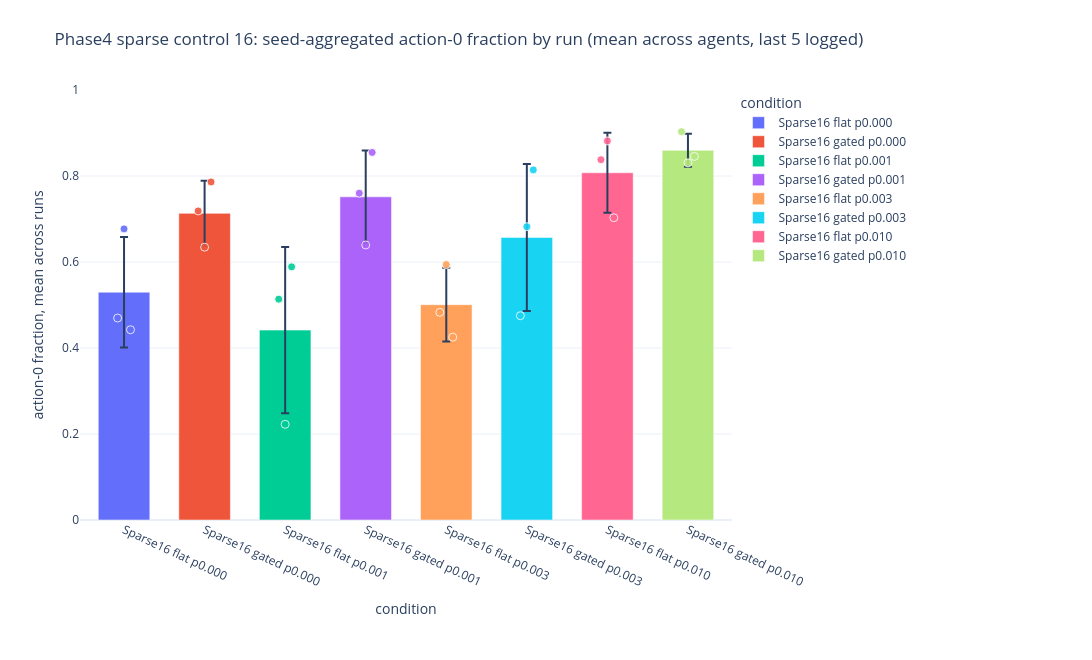
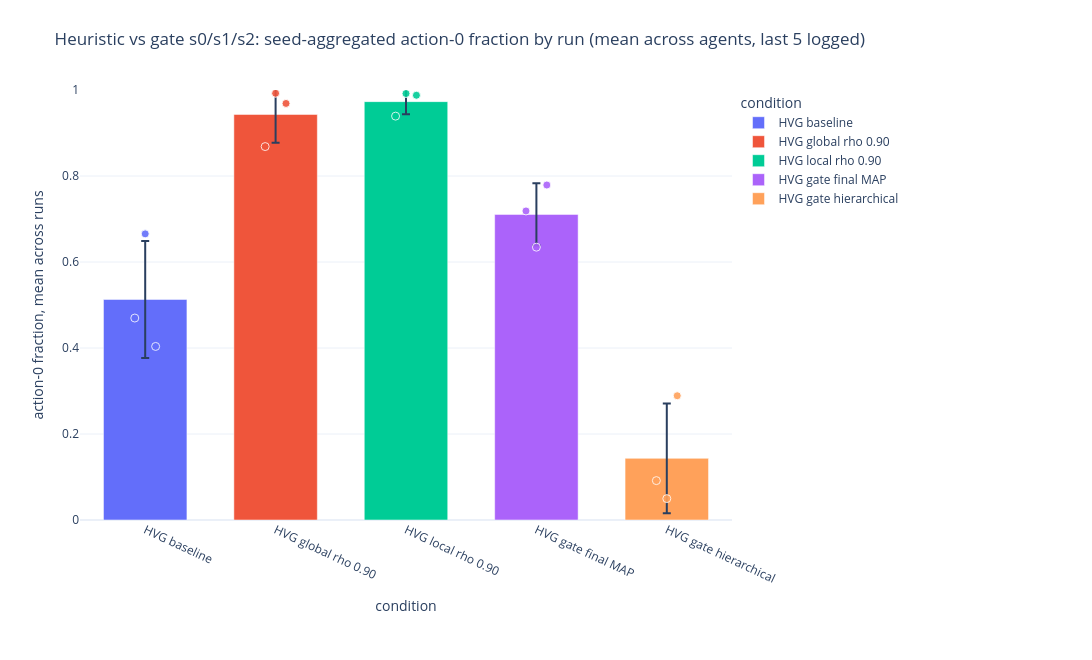
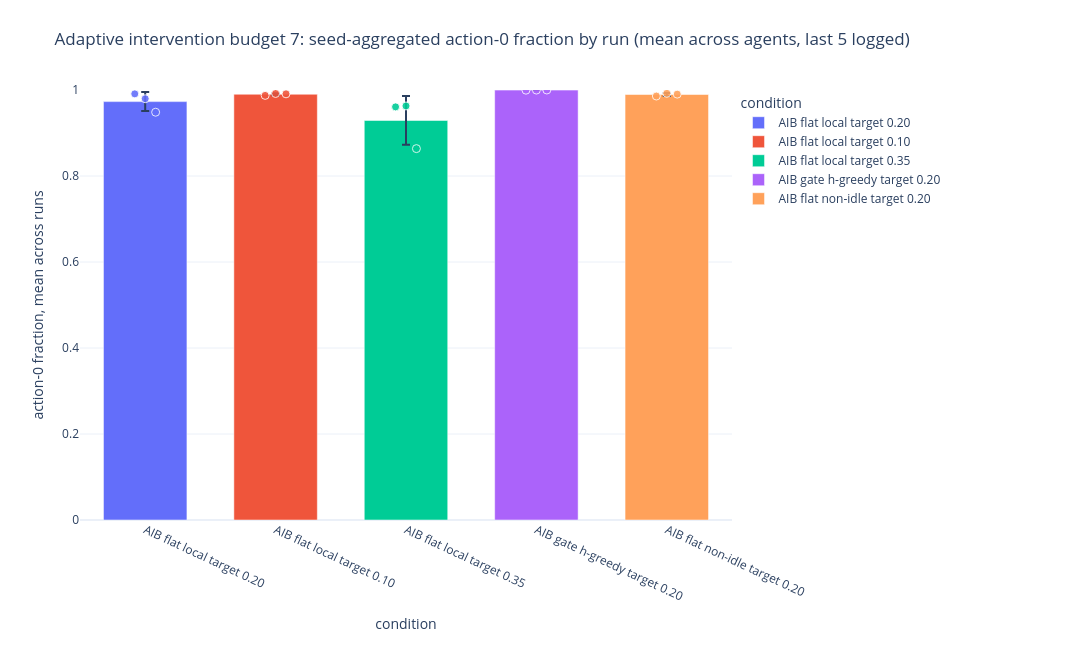

Notebook code for these charts, in order:
### Markdown cell above
## Seed-Aggregated Last-5-Logged Action-0 Fraction By Run And Agent

### Code cell
seed_action0 = adm.seed_aggregated_last5_logged_action0_fraction_by_agent(ctx)
adm.display_metric_figures(seed_action0)
